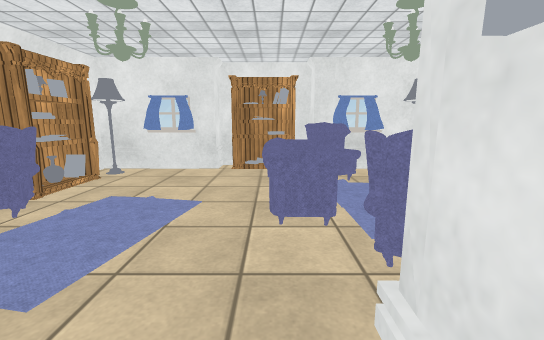
View 1 (above)

16 first-person views from a walk through a scene from a Unity 3-D project. The camera is 1.2 m above the floor, tilts 10° down and sees 90° across. Doors are open. The floor is counted in squares, 0.5 m on a side. Each view is taken from the middle of a square. On the plan, view 1 faces up. The plan holds only what a view shows up to about 18 squares ahead; the rest is blank. The player is left out. Some animated figures are not drawn. Surface patterns are stand-ins for the level's own textures.

View 2
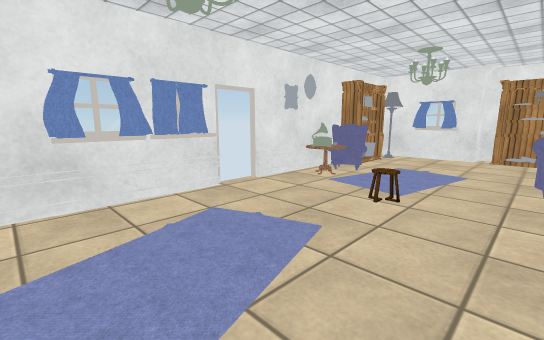

View 3
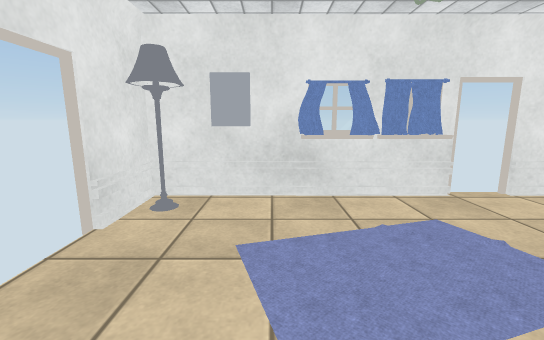

View 4
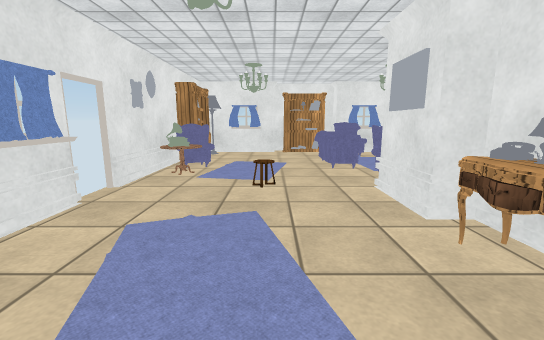

View 5
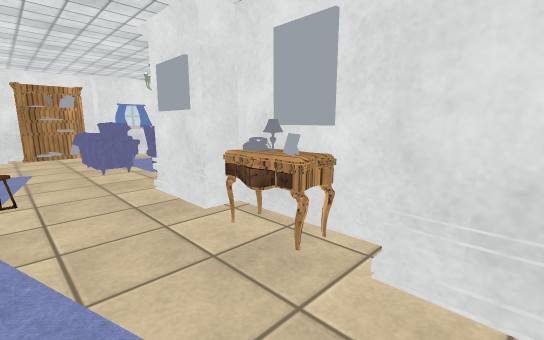

View 6
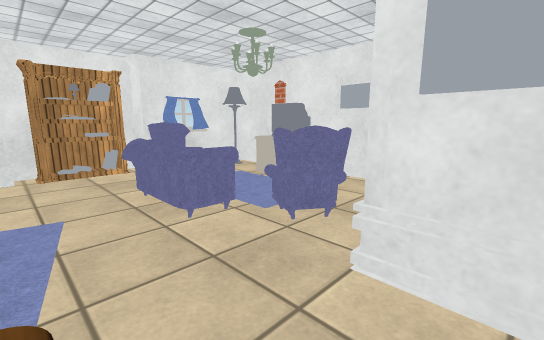

View 7
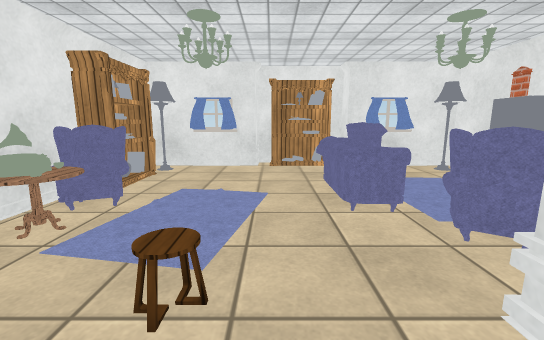

View 8
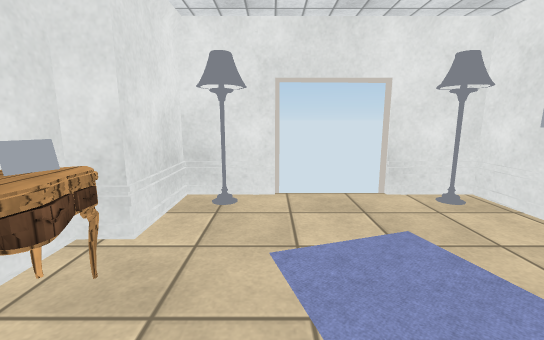

View 9
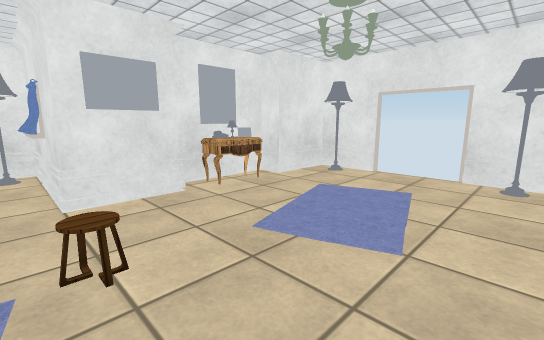

View 10
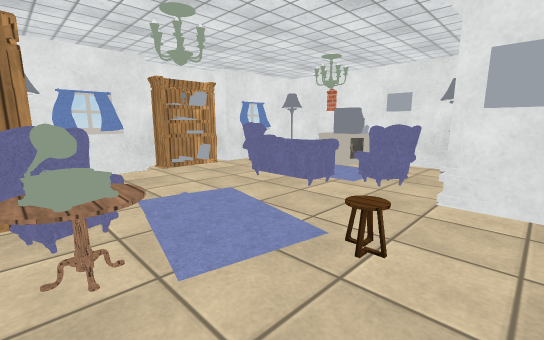

View 11
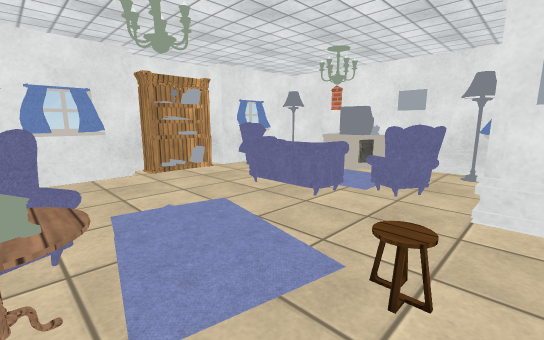

View 12
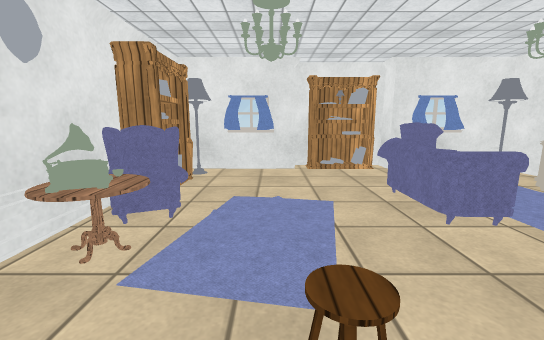

View 13
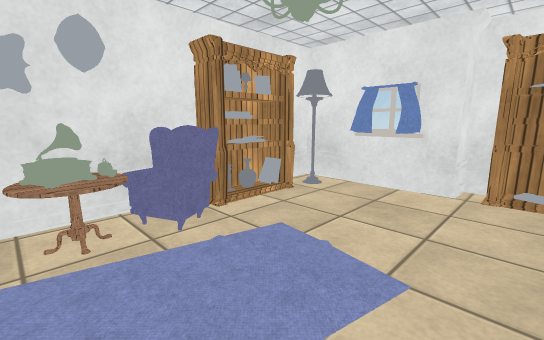

View 14
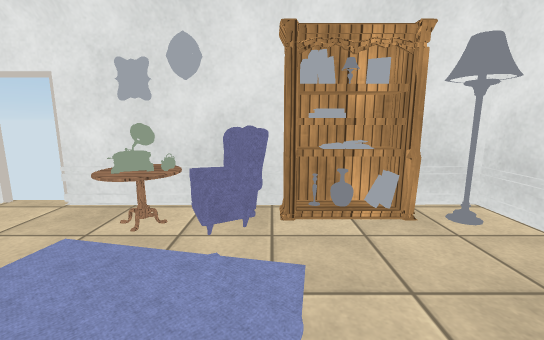

View 15
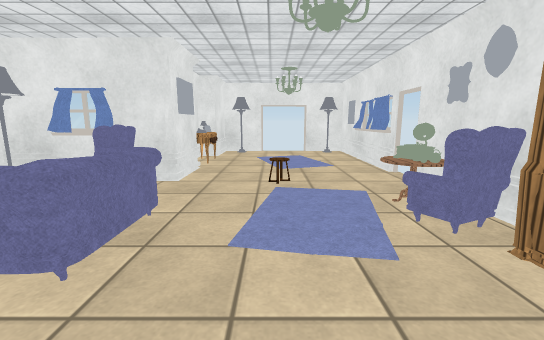

View 16
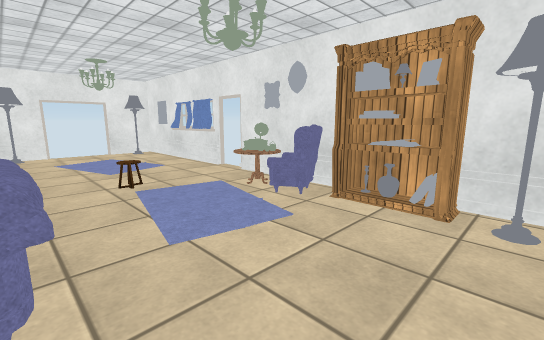

### Floor plan
Key: @ floor where view 1 was taken; # wall or solid block; x gap in a wall; . floor; D open door; = window, fence, low wall or low ledge; B bookshelf; S sofa; K books; C carpet; T table; P phone; E desk; O other object.
Columns run from 9 left of view 1 to 5 right of it. Each row starts with its distance up from view 1.
 15       ###OO#
 14   #####BOOO####
 13  ##.........
 12 ###.......SSS.
 11 #BB........SSS
 10 #K.......SS CCC
  9 #K.......SSCCCC
  8 #BS......S CCCC
  7 #SSS   ..S CCCC
  6 #ST.  ...SSCCC
  5 #TTT  .....SC
  4 #TT.. ....SSS
  3 #...........S.
  2 x.....O...#####
  1 D.........#
  0 D........@#
 -1 #=...C....##
 -2 #=.CCCC...=#
 -3 #=.CCCC...P#
 -4 #=.CCCC..EE#
 -5 #=..CCCC..E#
 -6 #...CCC...##
 -7 #.........##
 -8 #  .....  #
 -9  ##.....##
-10   #xDDDx#

Positions as (right, up) in squares from view 1, and headings:
1: (0, 0), facing up
2: (0, -6), facing up-left
3: (0, -6), facing left
4: (-3, -8), facing up
5: (-3, -8), facing up-right
6: (-3, 0), facing up-right
7: (-2, -1), facing up
8: (-2, -1), facing down
9: (-8, 3), facing down-right
10: (-8, 0), facing up-right
11: (-7, 1), facing up-right
12: (-4, 0), facing up
13: (-1, 4), facing up-left
14: (-1, 8), facing left
15: (-3, 13), facing down
16: (0, 13), facing down-left
